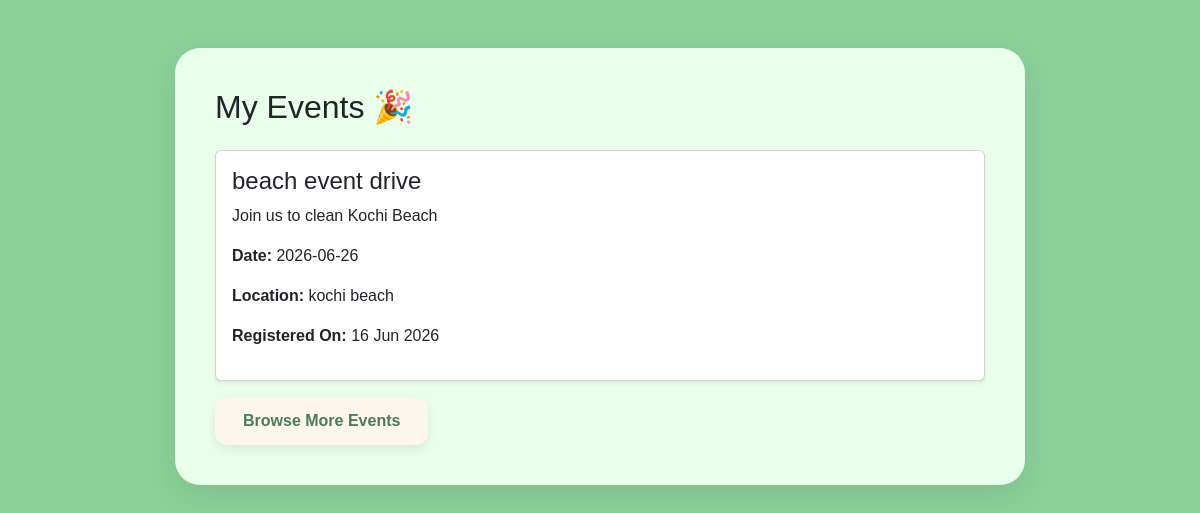
Page /volunteer/my_events.php (signed in) on the committed database.
### tables this page shows
CREATE TABLE `event_registrations` (
  `registration_id` int(11) NOT NULL,
  `volunteer_id` int(11) NOT NULL,
  `event_id` int(11) NOT NULL,
  `registered_at` timestamp NOT NULL DEFAULT current_timestamp()
);

CREATE TABLE `events` (
  `event_id` int(11) NOT NULL,
  `title` varchar(255) NOT NULL,
  `description` text DEFAULT NULL,
  `event_date` date NOT NULL,
  `location` varchar(255) DEFAULT NULL,
  `required_volunteers` int(11) DEFAULT 0,
  `created_at` timestamp NOT NULL DEFAULT current_timestamp()
);

### volunteer/my_events.php (the view, shortened to what this page needs)
<?php
include '../config/db.php';
$volunteer_id = $_SESSION['volunteer_id'];
$stmt = $conn->prepare("
    SELECT
        events.*,
        event_registrations.registered_at
    FROM event_registrations
    JOIN events
        ON event_registrations.event_id = events.event_id
    WHERE event_registrations.volunteer_id = ?
    ORDER BY events.event_date ASC
");
$stmt->bind_param("i", $volunteer_id);
$stmt->execute();
$result = $stmt->get_result();
?>
<!DOCTYPE html>
<html>
<head>
    <link href="https://cdn.jsdelivr.net/npm/bootstrap@5.3.3/dist/css/bootstrap.min.css"
          rel="stylesheet">
    <link rel="stylesheet"
          href="../assets/css/style.css">
</head>
<body class="registration-section">
<div class="container py-5">
    <div class="registration-card mx-auto">
        <h2 class="mb-4">
            My Events 🎉
        </h2>
        <?php if($result->num_rows > 0) { ?>
            <?php while($event = mysqli_fetch_assoc($result)) { ?>
                <div class="card mb-3 shadow-sm">
                    <div class="card-body">
                        <h4>
                            <?php echo htmlspecialchars($event['title']); ?>
                        </h4>
                        <p>
                            <?php echo htmlspecialchars($event['description']); ?>
                        </p>
                        <p>
                            <strong>Date:</strong>
                            <?php echo $event['event_date']; ?>
                        </p>
                        <p>
                            <strong>Location:</strong>
                            <?php echo htmlspecialchars($event['location']); ?>
                        </p>
                        <p>
                            <strong>Registered On:</strong>
                            <?php echo date(
                                'd M Y',
                                strtotime($event['registered_at'])
                            ); ?>
                        </p>
                    </div>
                </div>
            <?php } ?>
        <?php } else { ?>
            <div class="alert alert-info">
                You haven't joined any events yet.
            </div>
        <?php } ?>
        <a href="events.php"
           class="btn btn-success">
            Browse More Events
        </a>
    </div>
</div>
</body>
</html>

### assets/css/style.css (style rules this page uses)
body { font-family: 'Poppins', sans-serif; background-color: #F8FAFC; }
.btn-success { background-color: #FDF6EC; color: #4A7C59; border: none; border-radius: 12px; padding: 12px 28px; font-weight: 600; transition: all 0.3s ease; box-shadow: 0 4px 10px rgba(0,0,0,0.08); }
.registration-section { background-color: #8bd098; min-height: 100vh; }
.registration-card { max-width: 850px; background: rgb(233, 255, 235); border-radius: 25px; padding: 40px; box-shadow: 0 10px 30px rgba(0,0,0,0.08); }

### rows in the picture
event_registrations: event.title "beach event drive", event.description "Join us to clean Kochi Beach", event.event_date "2026-06-26", event.location "kochi beach", registered_at "16 Jun 2026"
